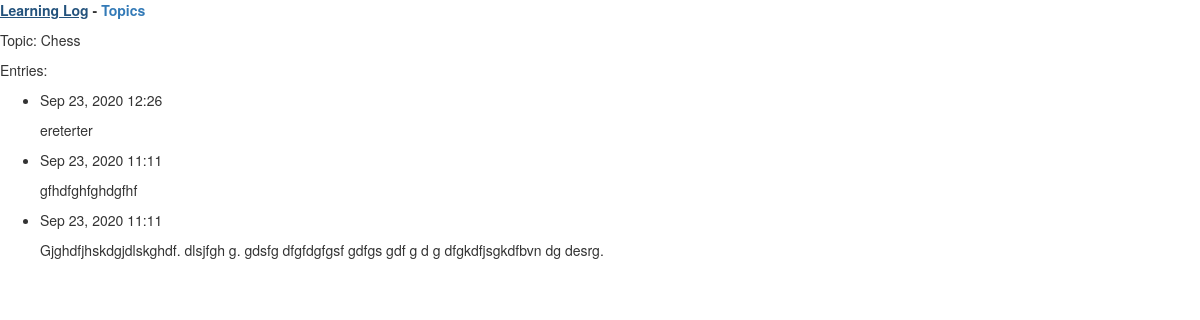
/topics/1/, run on the app's committed database.
### learning_logs/models.py (models this page shows, shortened)
class Topic(models.Model):
    text = models.CharField(max_length=200)
    date_added = models.DateTimeField(auto_now_add=True)
    def __str__(self):
        return self.text

class Entry(models.Model):
    topic = models.ForeignKey(Topic, on_delete=models.CASCADE)
    text = models.TextField()
    date_added = models.DateTimeField(auto_now_add=True)
    class Meta:
        verbose_name_plural = 'entries'

### learning_logs/views.py (the view)
# urls.py: path('topics/<int:topic_id>/', views.topic, name='topic'),
def topic(request, topic_id):
    topic = Topic.objects.get(id=topic_id)
    entries = topic.entry_set.order_by('-date_added')
    context = {'topic': topic, 'entries': entries}
    return render(request, 'learning_logs/topic.html', context)

### learning_logs/templates/learning_logs/topic.html
{% extends "learning_logs/base.html" %}
{% block content %}
    <p>Topic: {{ topic }}</p>
    <p>Entries:</p>
    <ul>
        {% for entry in entries %}
          <li>
             <p> {{ entry.date_added|date:'M d, Y H:i' }}</p>
             <p> {{ entry.text|linebreaks }}</p>
           </li>
        {% empty %}
           <li>There are no entries for this topic yet.</li>
        {% endfor %}
    </ul>
{% endblock content %}

### learning_logs/templates/learning_logs/base.html
<p>
    <link rel="stylesheet" href="//maxcdn.bootstrapcdn.com/bootstrap/3.2.0/css/bootstrap.min.css">
    <link rel="stylesheet" href="//maxcdn.bootstrapcdn.com/bootstrap/3.2.0/css/bootstrap-theme.min.css">
    <strong>
    <a href="{% url 'learning_logs:index' %}">Learning Log</a> -
    <a href="{% url 'learning_logs:topics' %}">Topics</a>
    </strong>
</p>
{%block content %}{% endblock content %}

### data on the page
Topic: text "Chess"
Entry: date_added "Sep 23, 2020 12:26", text "ereterter"
Entry: date_added "Sep 23, 2020 11:11", text "gfhdfghfghdgfhf"
Entry: date_added "Sep 23, 2020 11:11", text "Gjghdfjhskdgjdlskghdf. dlsjfgh g. gdsfg dfgfdgfgsf gdfgs gdf g d g dfgkdfjsgkdfbvn dg desrg."
